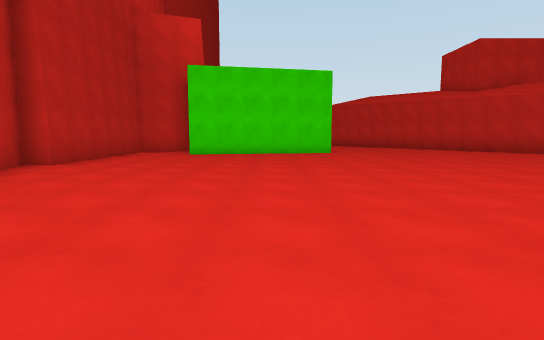
View 1 (above)

24 first-person views from a walk through a scene from a Unity 3-D project. The camera is 1.3 m above the floor, tilts 6° down and sees 80° across. The floor is counted in squares, 2 m on a side. Each view is taken from the middle of a square. On the plan, view 1 faces up. The plan holds only what a view shows up to about 10 squares ahead; the rest is blank. The place goes on beyond the plan. The player character is not drawn.

View 2
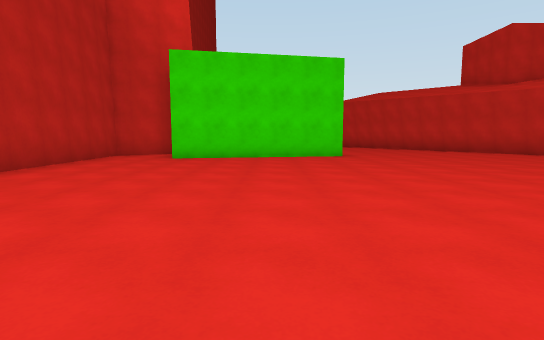

View 3
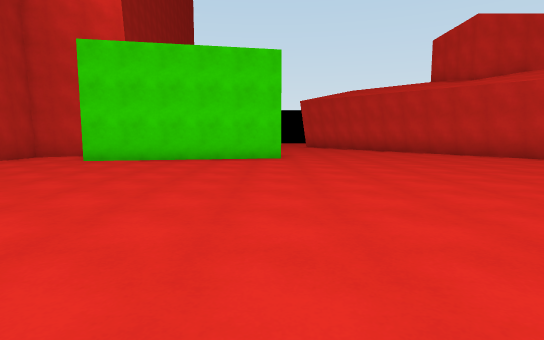

View 4
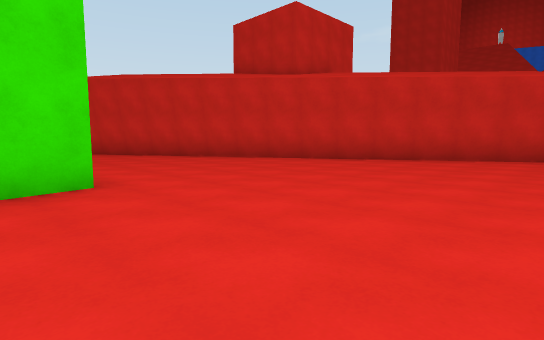

View 5
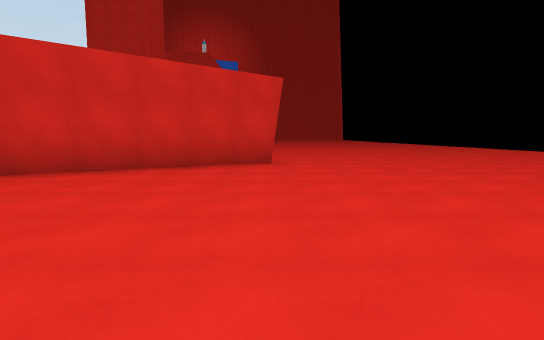

View 6
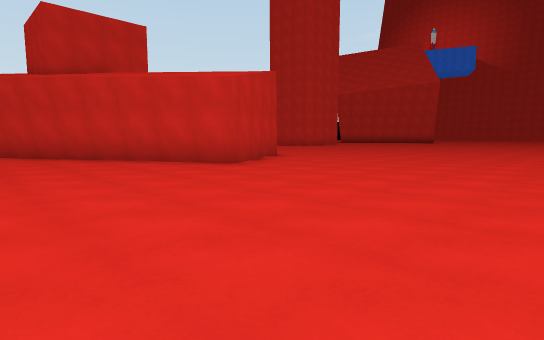

View 7
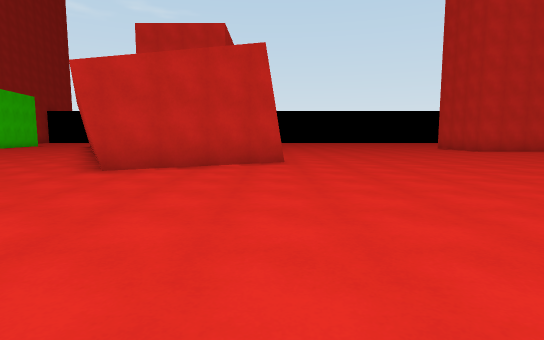

View 8
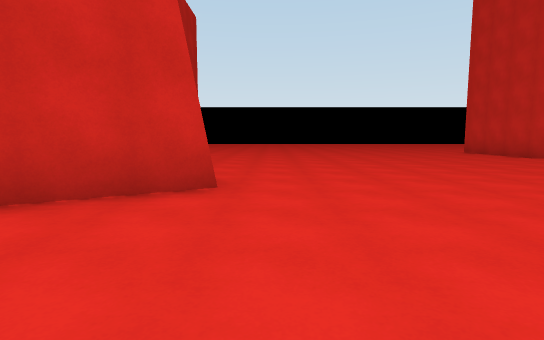

View 9
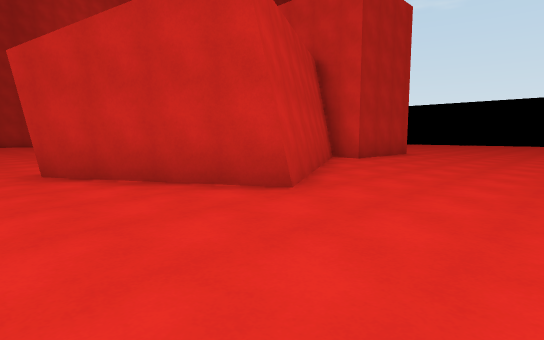

View 10
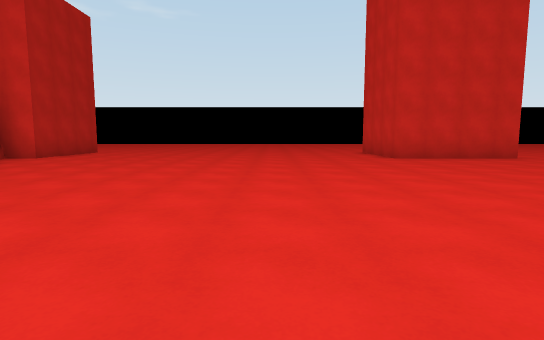

View 11
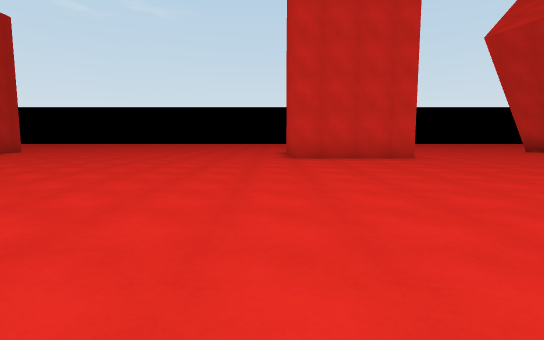

View 12
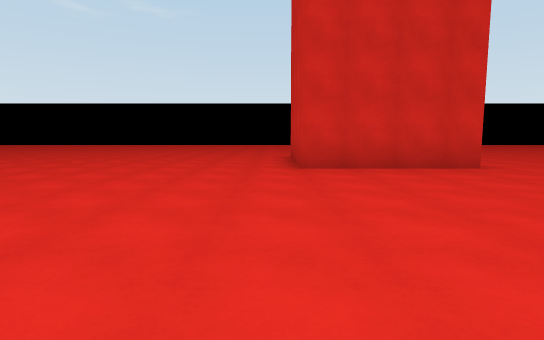

View 13
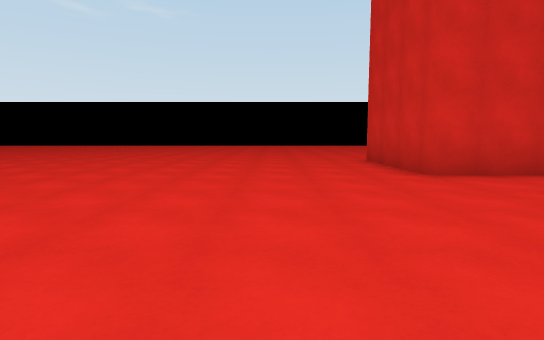

View 14
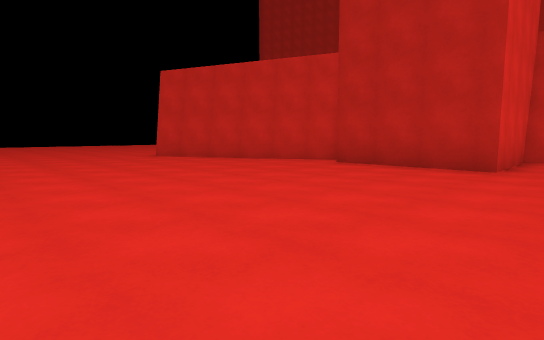

View 15
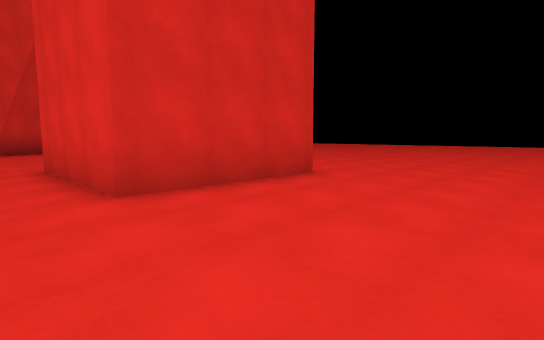

View 16
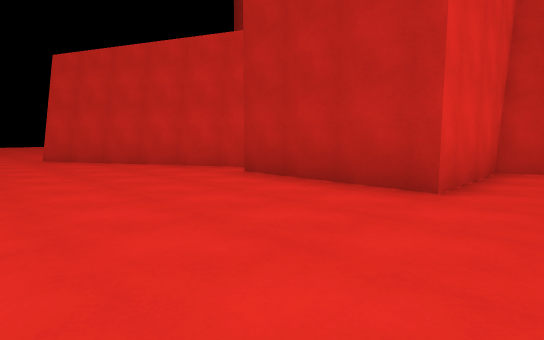

View 17
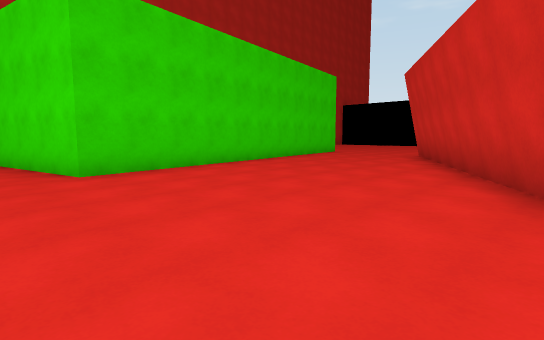

View 18
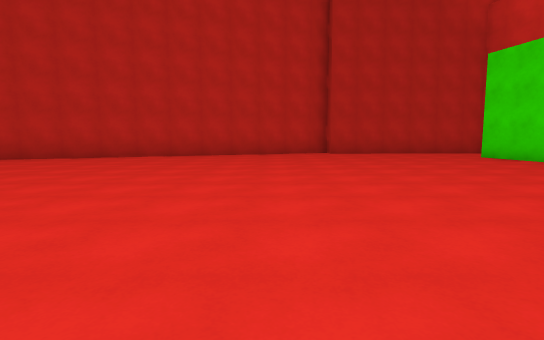

View 19
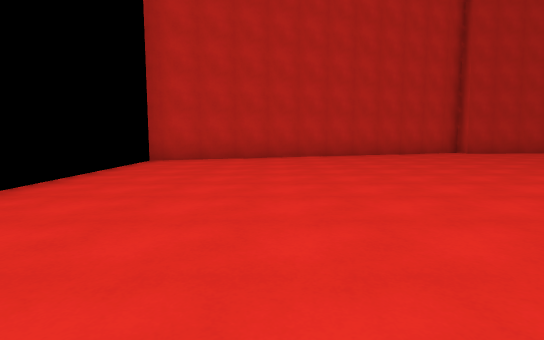

View 20
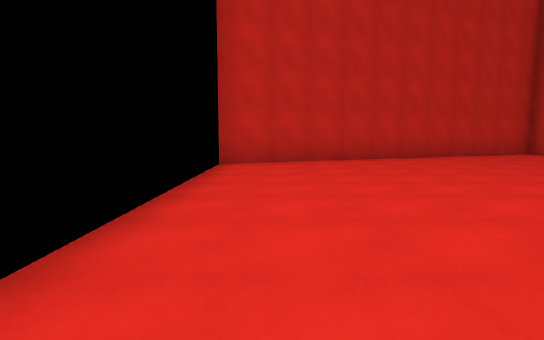

View 21
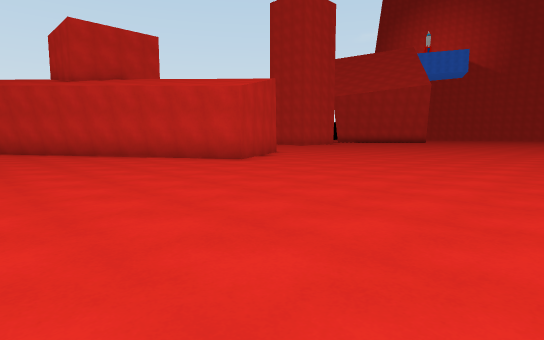

View 22
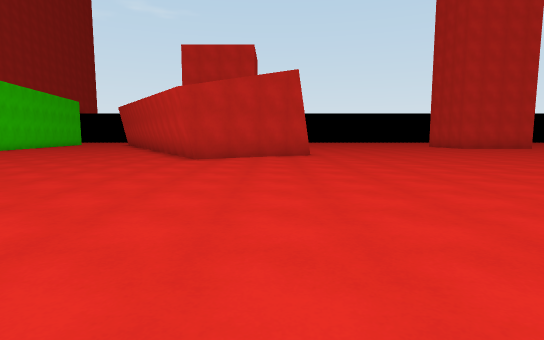

View 23
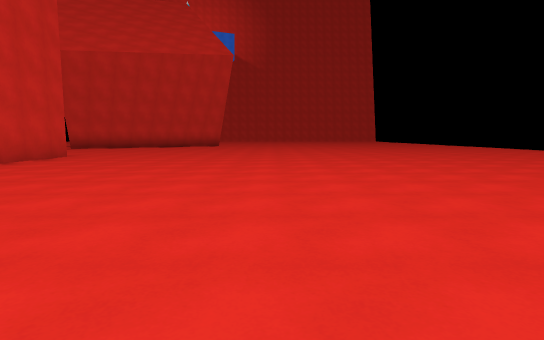

View 24
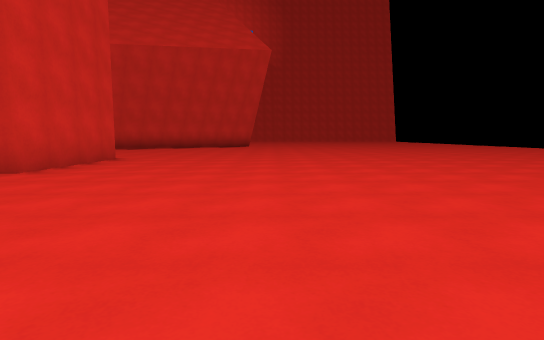

### Floor plan
Points are (right, up) in squares from view 1. A wall is a line through its corners. A room is listed if a view was taken in it or the views show most of it. See-through windows are left out.
Room 1 (views 1, 2, 3, 4, 5, 6, 7, 8, 9, 10, 11, 12, 13, 14, 15, 16, 17, 18, 19, 20, 21, 22, 23, 24)
walls: (9.8, 19.4) (10.2, 18.8) (13.1, 18.8) (13.1, 15.4) (12.1, 15.4) (15.2, 10) (11.8, 8) (4.5, 20.5); (1.1, 18.4) (2.3, 12.4) (-2.9, 11.4); (27.2, 15.4) (23.6, 15.4) (23.6, 18.8) (27.2, 18.8); (-4.1, 3.4) (-1.5, -3.3); (-4.7, 13.1) (-5.2, 12.8) (-4.9, 7.1) (-5.5, 7.1) (-5, 6)

Where each view was taken, in squares from view 1:
view 1: 0 up, 0 right, facing up
view 2: 2 up, 0 right, facing up
view 3: 3 up, 2 right, facing up
view 4: 8 up, 1 right, facing up-right
view 5: 8 up, 4 right, facing right
view 6: 2 up, 7 right, facing up-right
view 7: 2 up, 15 right, facing up
view 8: 6 up, 16 right, facing up
view 9: 7 up, 18 right, facing up-left
view 10: 6 up, 20 right, facing up
view 11: 6 up, 23 right, facing up
view 12: 9 up, 23 right, facing up
view 13: 10 up, 21 right, facing up
view 14: 20 up, 20 right, facing down-left
view 15: 20 up, 20 right, facing down-right
view 16: 20 up, 17 right, facing down-left
view 17: 11 up, 8 right, facing up-left
view 18: 5 up, 7 right, facing left
view 19: 0 up, 7 right, facing left
view 20: 2 down, 6 right, facing left
view 21: 1 up, 6 right, facing up-right
view 22: 1 down, 14 right, facing up
view 23: 9 up, 17 right, facing right
view 24: 11 up, 18 right, facing right
